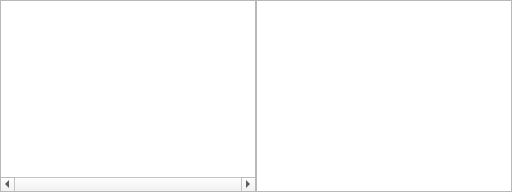
<?xml version="1.0" encoding="UTF-8"?>
<ui version="4.0">
 <class>freeze_table_view</class>
 <widget class="QWidget" name="freeze_table_view">
  <property name="geometry">
   <rect>
    <x>0</x>
    <y>0</y>
    <width>512</width>
    <height>192</height>
   </rect>
  </property>
  <layout class="QHBoxLayout" name="layout">
   <property name="spacing">
    <number>0</number>
   </property>
   <property name="leftMargin">
    <number>0</number>
   </property>
   <property name="topMargin">
    <number>0</number>
   </property>
   <property name="rightMargin">
    <number>0</number>
   </property>
   <property name="bottomMargin">
    <number>0</number>
   </property>
   <item>
    <widget class="QTableView" name="left">
     <property name="verticalScrollBarPolicy">
      <enum>Qt::ScrollBarAlwaysOff</enum>
     </property>
     <property name="horizontalScrollBarPolicy">
      <enum>Qt::ScrollBarAlwaysOn</enum>
     </property>
     <property name="sizeAdjustPolicy">
      <enum>QAbstractScrollArea::AdjustToContents</enum>
     </property>
     <property name="alternatingRowColors">
      <bool>true</bool>
     </property>
     <property name="selectionBehavior">
      <enum>QAbstractItemView::SelectRows</enum>
     </property>
     <property name="sortingEnabled">
      <bool>true</bool>
     </property>
     <attribute name="verticalHeaderVisible">
      <bool>false</bool>
     </attribute>
    </widget>
   </item>
   <item>
    <widget class="QTableView" name="right">
     <property name="sizeAdjustPolicy">
      <enum>QAbstractScrollArea::AdjustToContents</enum>
     </property>
     <property name="alternatingRowColors">
      <bool>true</bool>
     </property>
     <property name="selectionBehavior">
      <enum>QAbstractItemView::SelectRows</enum>
     </property>
     <property name="sortingEnabled">
      <bool>true</bool>
     </property>
     <attribute name="horizontalHeaderCascadingSectionResizes">
      <bool>true</bool>
     </attribute>
     <attribute name="horizontalHeaderStretchLastSection">
      <bool>true</bool>
     </attribute>
     <attribute name="verticalHeaderVisible">
      <bool>false</bool>
     </attribute>
    </widget>
   </item>
  </layout>
 </widget>
 <resources/>
 <connections/>
</ui>
